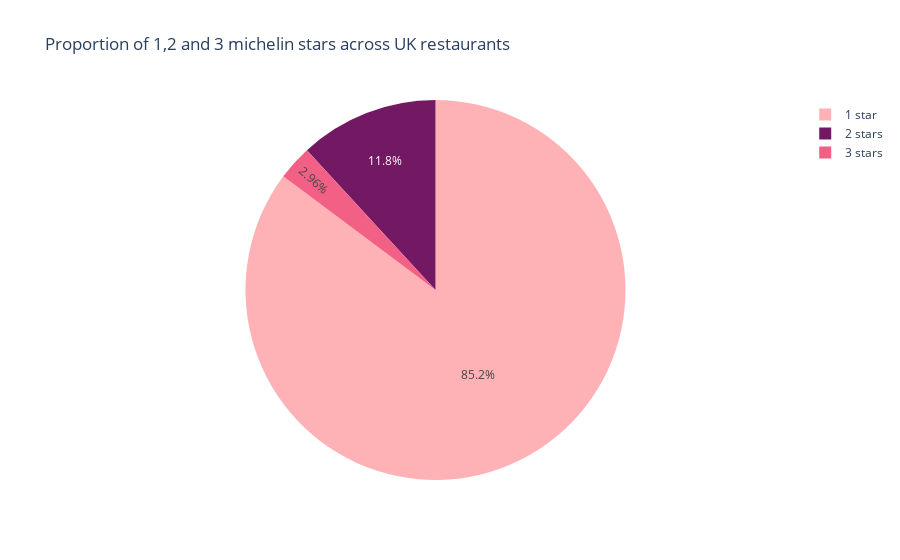

Here is the notebook cell this chart was saved with:
### Markdown cell above
The majority of michelin rated restaurants in the UK have 1 star, with a small percentage having 2 or 3 stars. We can also visualise the split of stars in a pie chart.

### Code cell
labels = ['1 star','2 stars','3 stars']
values = [uk_one_star, uk_two_star, uk_three_star]
colors = ['rgb(255,178,181)','rgb(115,25,99)', 'rgb(242,96,133)']
                                                 
layout = go.Layout(title = 'Proportion of 1,2 and 3 michelin stars across UK restaurants')
fig = go.Figure(data=[go.Pie(labels=labels, values=values)], layout = layout)

fig.update_traces(marker=dict(colors=colors))
fig.write_image("images/fig7.png", scale=2)
fig.show()

### Figure 1 — Plotly figure (JSON) as saved in the notebook; plotly's stock layout.template omitted (floating-point values rounded to 4 significant figures)
{"data": [{"labels": ["1 star", "2 stars", "3 stars"], "marker": {"colors": ["rgb(255,178,181)", "rgb(115,25,99)", "rgb(242,96,133)"]}, "type": "pie", "values": [144, 20, 5]}], "layout": {"title": {"text": "Proportion of 1,2 and 3 michelin stars across UK restaurants"}}}
